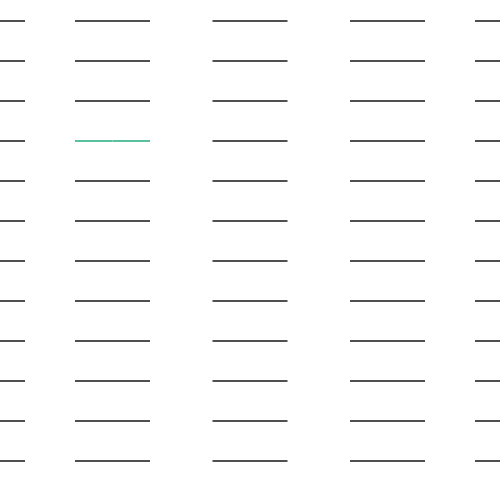
Frame 1 (no input)
Frame 60 (the mouse pressed at the canvas centre just before this capture): identical to frame 1, image omitted
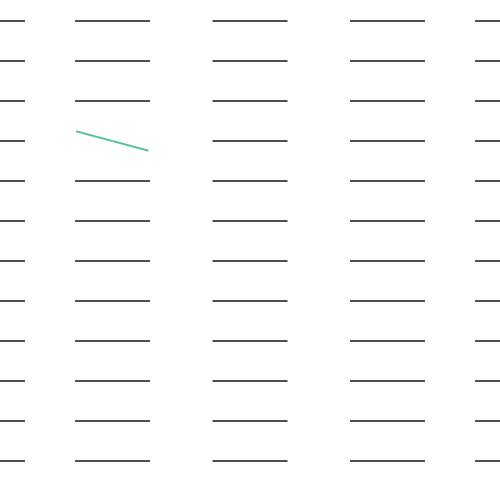
Frame 120 (the mouse held since frame 60 and released just before this capture)

The Processing sketch that drew these frames (run headless with seeded random() and noise(); from frame 60 on, the mouse is pressed at the canvas centre):

// Processing sketch: processing_119191
// ── processing_119191.pde

void setup()
{
  size(500,500);
 
}

void draw()
{
  background(255);
  noStroke();
  fill(80);
  
  rect(-50,20,75,2);
  rect(-50,60,75,2);
  rect(-50,100,75,2);
  rect(-50,140,75,2);
  rect(-50,140,75,2);
  rect(-50,180,75,2);
  rect(-50,220,75,2);
  rect(-50,260,75,2);
  rect(-50,300,75,2);
  rect(-50,340,75,2);
  rect(-50,380,75,2);
  rect(-50,420,75,2);
  rect(-50,460,75,2);
  
  
  rect(75,20,75,2);
  rect(75,60,75,2);
  rect(75,100,75,2);
  //
  rect(75,180,75,2);
  rect(75,220,75,2);
  rect(75,260,75,2);
  rect(75,300,75,2);
  rect(75,340,75,2);
  rect(75,380,75,2);
  rect(75,420,75,2);
  rect(75,460,75,2);
  
  rect(212.5,20,75,2);
  rect(212.5,60,75,2);
  rect(212.5,100,75,2);
  rect(212.5,140,75,2);
  rect(212.5,180,75,2);
  rect(212.5,220,75,2);
  rect(212.5,260,75,2);
  rect(212.5,300,75,2);
  rect(212.5,340,75,2);
  rect(212.5,380,75,2);
  rect(212.5,420,75,2);
  rect(212.5,460,75,2);
  
  rect(350,20,75,2);
  rect(350,60,75,2);
  rect(350,100,75,2);
  rect(350,140,75,2);
  rect(350,180,75,2);
  rect(350,220,75,2);
  rect(350,260,75,2);
  rect(350,300,75,2);
  rect(350,340,75,2);
  rect(350,380,75,2);
  rect(350,420,75,2);
  rect(350,460,75,2);
  
  rect(475,20,75,2);
  rect(475,60,75,2);
  rect(475,100,75,2);
  rect(475,140,75,2);
  rect(475,180,75,2);
  rect(475,220,75,2);
  rect(475,260,75,2);
  rect(475,300,75,2);
  rect(475,340,75,2);
  rect(475,380,75,2);
  rect(475,420,75,2);
  rect(475,460,75,2);
  
translate(112.5,140);
float winkel = map(mouseX,0,500,0,radians(30));
rotate(winkel);
  fill(90,193,156);
  rect(0,0,37.5,2);
  
  rect(-37.5,0,37.5,2);
}
